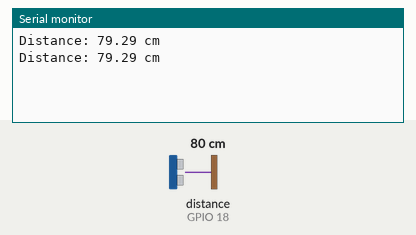
Simulated run of this sketch. Board: ESP32. Parts: the last lines printed to the serial monitor. Wiring (inferred from the names in the program): ultrasonic range finder: trigger GPIO 5; echo GPIO 18. Inputs (shaded band) come from the test bench; at power-on: distance to the obstacle (sensor on GPIO 18) 80 cm. The echo pulse lasts 58.3 µs per cm.

Above: at 1.8 s.
1.9 s: distance to the obstacle (sensor on GPIO 18) set to 2 cm
At 2.8 s:
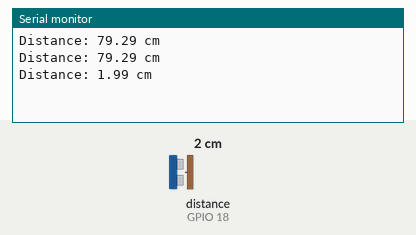
3.4 s: distance to the obstacle (sensor on GPIO 18) set to 4 cm
At 4.8 s:
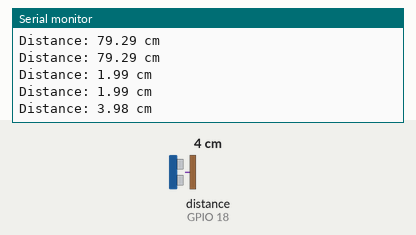
Timing chart, 0 to 6.4 s (numbered marks = the images above; inputs shaded):
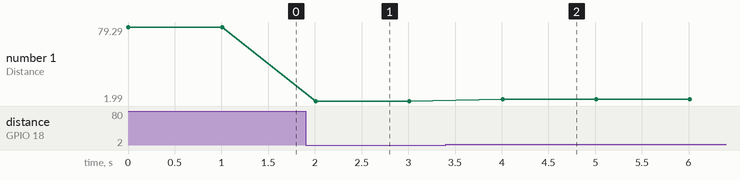

The sketch:

ESP32-HC-SR04-Ultrasonic.ino
```cpp
#define TRIG_PIN 5  //กำหนดขาที่จะส่งสัญญาณออก
#define ECHO_PIN 18 //กำหนดขาที่จะรับสัญญาณเข้า

void setup() {
  Serial.begin(115200);//ตั้งค่าการสื่อสาร Serail
  pinMode(TRIG_PIN, OUTPUT);//ตั้งค่า TRIG_PIN เป็น Output
  pinMode(ECHO_PIN, INPUT); //ตั้งค่า ECHO_PIN เป็น Input
}

void loop() {

  digitalWrite(TRIG_PIN, LOW);//ตั้งค่าเริ่มต้นให้ TRIG_PIN เป็น Low
  delayMicroseconds(2);//หน่วงเวลา 2 microseconds

  //High TRIG_PIN เป็นเวลา 10 microseconds
  digitalWrite(TRIG_PIN, HIGH);//ตั้งค่าให้ TRIG_PIN เป็น High
  delayMicroseconds(10);//หน่วงเวลา 10 microseconds ในการ Trigger
  digitalWrite(TRIG_PIN, LOW);//ตั้งค่าให้ TRIG_PIN เป็น Low

  //อ่านค่าจาก ECHO_PIN, ข้อมูลที่รับเข้ามามีหน่วยเป็น microsecond
  long duration = pulseIn(ECHO_PIN, HIGH);

  //การคำนวณระยะทาง
  float distance = duration * 0.034 / 2;//0.034 คือ ความเร็วที่เสียงใช้เดินทาง เซ็นติเมตร/ไมโครวินาที

  // Print ข้อมูลระยะทาง หน่วงเป็น cm
  Serial.print("Distance: ");
  Serial.print(distance);
  Serial.println(" cm");

  delay(1000); // หน่วงเวลา 1 วินาที ก่อนทำรอบใหม่
}
```

Measured:
- after the input at 1.9 s, the serial monitor: prints a new line after 0.11 s (image 1)
- after the input at 3.4 s, the serial monitor: prints a new line after 0.61 s (image 2)
- plotted number 1: 79.29 → 1.99 after the input at 1.9 s, 1.99 → 3.98 after the input at 3.4 s
